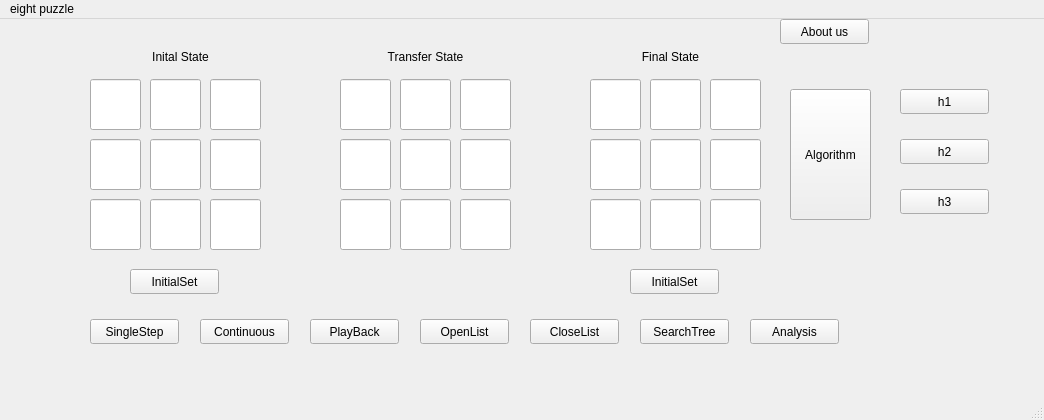
<?xml version="1.0" encoding="UTF-8"?>
<ui version="4.0">
 <class>MainWindow</class>
 <widget class="QMainWindow" name="MainWindow">
  <property name="geometry">
   <rect>
    <x>0</x>
    <y>0</y>
    <width>1044</width>
    <height>420</height>
   </rect>
  </property>
  <property name="windowTitle">
   <string>MainWindow</string>
  </property>
  <widget class="QWidget" name="centralwidget">
   <widget class="QPushButton" name="aboutUs">
    <property name="geometry">
     <rect>
      <x>780</x>
      <y>0</y>
      <width>89</width>
      <height>25</height>
     </rect>
    </property>
    <property name="text">
     <string>About us</string>
    </property>
   </widget>
   <widget class="QLineEdit" name="ini1">
    <property name="geometry">
     <rect>
      <x>90</x>
      <y>60</y>
      <width>51</width>
      <height>51</height>
     </rect>
    </property>
    <property name="minimumSize">
     <size>
      <width>51</width>
      <height>0</height>
     </size>
    </property>
   </widget>
   <widget class="QLineEdit" name="ini2">
    <property name="geometry">
     <rect>
      <x>150</x>
      <y>60</y>
      <width>51</width>
      <height>51</height>
     </rect>
    </property>
    <property name="minimumSize">
     <size>
      <width>51</width>
      <height>0</height>
     </size>
    </property>
   </widget>
   <widget class="QLineEdit" name="ini3">
    <property name="geometry">
     <rect>
      <x>210</x>
      <y>60</y>
      <width>51</width>
      <height>51</height>
     </rect>
    </property>
    <property name="minimumSize">
     <size>
      <width>51</width>
      <height>0</height>
     </size>
    </property>
   </widget>
   <widget class="QLineEdit" name="ini4">
    <property name="geometry">
     <rect>
      <x>90</x>
      <y>120</y>
      <width>51</width>
      <height>51</height>
     </rect>
    </property>
    <property name="minimumSize">
     <size>
      <width>51</width>
      <height>0</height>
     </size>
    </property>
   </widget>
   <widget class="QLineEdit" name="ini5">
    <property name="geometry">
     <rect>
      <x>150</x>
      <y>120</y>
      <width>51</width>
      <height>51</height>
     </rect>
    </property>
    <property name="minimumSize">
     <size>
      <width>51</width>
      <height>0</height>
     </size>
    </property>
   </widget>
   <widget class="QLineEdit" name="ini6">
    <property name="geometry">
     <rect>
      <x>210</x>
      <y>120</y>
      <width>51</width>
      <height>51</height>
     </rect>
    </property>
    <property name="minimumSize">
     <size>
      <width>51</width>
      <height>0</height>
     </size>
    </property>
   </widget>
   <widget class="QLineEdit" name="ini7">
    <property name="geometry">
     <rect>
      <x>90</x>
      <y>180</y>
      <width>51</width>
      <height>51</height>
     </rect>
    </property>
    <property name="minimumSize">
     <size>
      <width>51</width>
      <height>0</height>
     </size>
    </property>
   </widget>
   <widget class="QLineEdit" name="ini8">
    <property name="geometry">
     <rect>
      <x>150</x>
      <y>180</y>
      <width>51</width>
      <height>51</height>
     </rect>
    </property>
    <property name="minimumSize">
     <size>
      <width>51</width>
      <height>0</height>
     </size>
    </property>
   </widget>
   <widget class="QLineEdit" name="ini9">
    <property name="geometry">
     <rect>
      <x>210</x>
      <y>180</y>
      <width>51</width>
      <height>51</height>
     </rect>
    </property>
    <property name="minimumSize">
     <size>
      <width>51</width>
      <height>0</height>
     </size>
    </property>
   </widget>
   <widget class="QLabel" name="label">
    <property name="geometry">
     <rect>
      <x>140</x>
      <y>30</y>
      <width>81</width>
      <height>16</height>
     </rect>
    </property>
    <property name="text">
     <string>&lt;html&gt;&lt;head/&gt;&lt;body&gt;&lt;p align=&quot;center&quot;&gt;Inital State&lt;/p&gt;&lt;/body&gt;&lt;/html&gt;</string>
    </property>
   </widget>
   <widget class="QLabel" name="label_2">
    <property name="geometry">
     <rect>
      <x>630</x>
      <y>30</y>
      <width>81</width>
      <height>16</height>
     </rect>
    </property>
    <property name="text">
     <string>&lt;html&gt;&lt;head/&gt;&lt;body&gt;&lt;p align=&quot;center&quot;&gt;Final State&lt;/p&gt;&lt;/body&gt;&lt;/html&gt;</string>
    </property>
   </widget>
   <widget class="QLineEdit" name="final1">
    <property name="geometry">
     <rect>
      <x>590</x>
      <y>60</y>
      <width>51</width>
      <height>51</height>
     </rect>
    </property>
    <property name="minimumSize">
     <size>
      <width>51</width>
      <height>0</height>
     </size>
    </property>
   </widget>
   <widget class="QLineEdit" name="final9">
    <property name="geometry">
     <rect>
      <x>710</x>
      <y>180</y>
      <width>51</width>
      <height>51</height>
     </rect>
    </property>
    <property name="minimumSize">
     <size>
      <width>51</width>
      <height>0</height>
     </size>
    </property>
   </widget>
   <widget class="QLineEdit" name="final4">
    <property name="geometry">
     <rect>
      <x>590</x>
      <y>120</y>
      <width>51</width>
      <height>51</height>
     </rect>
    </property>
    <property name="minimumSize">
     <size>
      <width>51</width>
      <height>0</height>
     </size>
    </property>
   </widget>
   <widget class="QLineEdit" name="final5">
    <property name="geometry">
     <rect>
      <x>650</x>
      <y>120</y>
      <width>51</width>
      <height>51</height>
     </rect>
    </property>
    <property name="minimumSize">
     <size>
      <width>51</width>
      <height>0</height>
     </size>
    </property>
   </widget>
   <widget class="QLineEdit" name="final6">
    <property name="geometry">
     <rect>
      <x>710</x>
      <y>120</y>
      <width>51</width>
      <height>51</height>
     </rect>
    </property>
    <property name="minimumSize">
     <size>
      <width>51</width>
      <height>0</height>
     </size>
    </property>
   </widget>
   <widget class="QLineEdit" name="final3">
    <property name="geometry">
     <rect>
      <x>710</x>
      <y>60</y>
      <width>51</width>
      <height>51</height>
     </rect>
    </property>
    <property name="minimumSize">
     <size>
      <width>51</width>
      <height>0</height>
     </size>
    </property>
   </widget>
   <widget class="QLineEdit" name="final8">
    <property name="geometry">
     <rect>
      <x>650</x>
      <y>180</y>
      <width>51</width>
      <height>51</height>
     </rect>
    </property>
    <property name="minimumSize">
     <size>
      <width>51</width>
      <height>0</height>
     </size>
    </property>
   </widget>
   <widget class="QLineEdit" name="final7">
    <property name="geometry">
     <rect>
      <x>590</x>
      <y>180</y>
      <width>51</width>
      <height>51</height>
     </rect>
    </property>
    <property name="minimumSize">
     <size>
      <width>51</width>
      <height>0</height>
     </size>
    </property>
   </widget>
   <widget class="QLineEdit" name="final2">
    <property name="geometry">
     <rect>
      <x>650</x>
      <y>60</y>
      <width>51</width>
      <height>51</height>
     </rect>
    </property>
    <property name="minimumSize">
     <size>
      <width>51</width>
      <height>0</height>
     </size>
    </property>
   </widget>
   <widget class="QPushButton" name="singlestep">
    <property name="geometry">
     <rect>
      <x>90</x>
      <y>300</y>
      <width>89</width>
      <height>25</height>
     </rect>
    </property>
    <property name="text">
     <string>SingleStep</string>
    </property>
   </widget>
   <widget class="QPushButton" name="continuous">
    <property name="geometry">
     <rect>
      <x>200</x>
      <y>300</y>
      <width>89</width>
      <height>25</height>
     </rect>
    </property>
    <property name="text">
     <string>Continuous</string>
    </property>
   </widget>
   <widget class="QPushButton" name="initial_set">
    <property name="geometry">
     <rect>
      <x>130</x>
      <y>250</y>
      <width>89</width>
      <height>25</height>
     </rect>
    </property>
    <property name="text">
     <string>InitialSet</string>
    </property>
   </widget>
   <widget class="QPushButton" name="playback">
    <property name="geometry">
     <rect>
      <x>310</x>
      <y>300</y>
      <width>89</width>
      <height>25</height>
     </rect>
    </property>
    <property name="text">
     <string>PlayBack</string>
    </property>
   </widget>
   <widget class="QPushButton" name="searchtree">
    <property name="geometry">
     <rect>
      <x>640</x>
      <y>300</y>
      <width>89</width>
      <height>25</height>
     </rect>
    </property>
    <property name="text">
     <string>SearchTree</string>
    </property>
   </widget>
   <widget class="QPushButton" name="Analysis">
    <property name="geometry">
     <rect>
      <x>750</x>
      <y>300</y>
      <width>89</width>
      <height>25</height>
     </rect>
    </property>
    <property name="text">
     <string>Analysis</string>
    </property>
   </widget>
   <widget class="QPushButton" name="openlist">
    <property name="geometry">
     <rect>
      <x>420</x>
      <y>300</y>
      <width>89</width>
      <height>25</height>
     </rect>
    </property>
    <property name="text">
     <string>OpenList</string>
    </property>
   </widget>
   <widget class="QPushButton" name="algorithm">
    <property name="geometry">
     <rect>
      <x>790</x>
      <y>70</y>
      <width>81</width>
      <height>131</height>
     </rect>
    </property>
    <property name="text">
     <string>Algorithm</string>
    </property>
   </widget>
   <widget class="QPushButton" name="initial_set_final">
    <property name="geometry">
     <rect>
      <x>630</x>
      <y>250</y>
      <width>89</width>
      <height>25</height>
     </rect>
    </property>
    <property name="text">
     <string>InitialSet</string>
    </property>
   </widget>
   <widget class="QLabel" name="label_12">
    <property name="geometry">
     <rect>
      <x>370</x>
      <y>30</y>
      <width>111</width>
      <height>16</height>
     </rect>
    </property>
    <property name="text">
     <string>&lt;html&gt;&lt;head/&gt;&lt;body&gt;&lt;p align=&quot;center&quot;&gt;Transfer State&lt;/p&gt;&lt;/body&gt;&lt;/html&gt;</string>
    </property>
   </widget>
   <widget class="QLineEdit" name="tran8">
    <property name="geometry">
     <rect>
      <x>400</x>
      <y>180</y>
      <width>51</width>
      <height>51</height>
     </rect>
    </property>
    <property name="minimumSize">
     <size>
      <width>51</width>
      <height>0</height>
     </size>
    </property>
   </widget>
   <widget class="QLineEdit" name="tran2">
    <property name="geometry">
     <rect>
      <x>400</x>
      <y>60</y>
      <width>51</width>
      <height>51</height>
     </rect>
    </property>
    <property name="minimumSize">
     <size>
      <width>51</width>
      <height>0</height>
     </size>
    </property>
   </widget>
   <widget class="QLineEdit" name="tran9">
    <property name="geometry">
     <rect>
      <x>460</x>
      <y>180</y>
      <width>51</width>
      <height>51</height>
     </rect>
    </property>
    <property name="minimumSize">
     <size>
      <width>51</width>
      <height>0</height>
     </size>
    </property>
   </widget>
   <widget class="QLineEdit" name="tran4">
    <property name="geometry">
     <rect>
      <x>340</x>
      <y>120</y>
      <width>51</width>
      <height>51</height>
     </rect>
    </property>
    <property name="minimumSize">
     <size>
      <width>51</width>
      <height>0</height>
     </size>
    </property>
   </widget>
   <widget class="QLineEdit" name="tran6">
    <property name="geometry">
     <rect>
      <x>460</x>
      <y>120</y>
      <width>51</width>
      <height>51</height>
     </rect>
    </property>
    <property name="minimumSize">
     <size>
      <width>51</width>
      <height>0</height>
     </size>
    </property>
   </widget>
   <widget class="QLineEdit" name="tran3">
    <property name="geometry">
     <rect>
      <x>460</x>
      <y>60</y>
      <width>51</width>
      <height>51</height>
     </rect>
    </property>
    <property name="minimumSize">
     <size>
      <width>51</width>
      <height>0</height>
     </size>
    </property>
   </widget>
   <widget class="QLineEdit" name="tran5">
    <property name="geometry">
     <rect>
      <x>400</x>
      <y>120</y>
      <width>51</width>
      <height>51</height>
     </rect>
    </property>
    <property name="minimumSize">
     <size>
      <width>51</width>
      <height>0</height>
     </size>
    </property>
   </widget>
   <widget class="QLineEdit" name="tran1">
    <property name="geometry">
     <rect>
      <x>340</x>
      <y>60</y>
      <width>51</width>
      <height>51</height>
     </rect>
    </property>
    <property name="minimumSize">
     <size>
      <width>51</width>
      <height>0</height>
     </size>
    </property>
   </widget>
   <widget class="QLineEdit" name="tran7">
    <property name="geometry">
     <rect>
      <x>340</x>
      <y>180</y>
      <width>51</width>
      <height>51</height>
     </rect>
    </property>
    <property name="minimumSize">
     <size>
      <width>51</width>
      <height>0</height>
     </size>
    </property>
   </widget>
   <widget class="QPushButton" name="h1">
    <property name="geometry">
     <rect>
      <x>900</x>
      <y>70</y>
      <width>89</width>
      <height>25</height>
     </rect>
    </property>
    <property name="text">
     <string>h1</string>
    </property>
   </widget>
   <widget class="QPushButton" name="h2">
    <property name="geometry">
     <rect>
      <x>900</x>
      <y>120</y>
      <width>89</width>
      <height>25</height>
     </rect>
    </property>
    <property name="text">
     <string>h2</string>
    </property>
   </widget>
   <widget class="QPushButton" name="h3">
    <property name="geometry">
     <rect>
      <x>900</x>
      <y>170</y>
      <width>89</width>
      <height>25</height>
     </rect>
    </property>
    <property name="text">
     <string>h3</string>
    </property>
   </widget>
   <widget class="QPushButton" name="closelist">
    <property name="geometry">
     <rect>
      <x>530</x>
      <y>300</y>
      <width>89</width>
      <height>25</height>
     </rect>
    </property>
    <property name="text">
     <string>CloseList</string>
    </property>
   </widget>
  </widget>
  <widget class="QMenuBar" name="menubar">
   <property name="geometry">
    <rect>
     <x>0</x>
     <y>0</y>
     <width>1044</width>
     <height>22</height>
    </rect>
   </property>
   <widget class="QMenu" name="menueight_puzzle">
    <property name="title">
     <string>eight puzzle</string>
    </property>
   </widget>
   <addaction name="menueight_puzzle"/>
  </widget>
  <widget class="QStatusBar" name="statusbar"/>
 </widget>
 <resources/>
 <connections/>
</ui>
